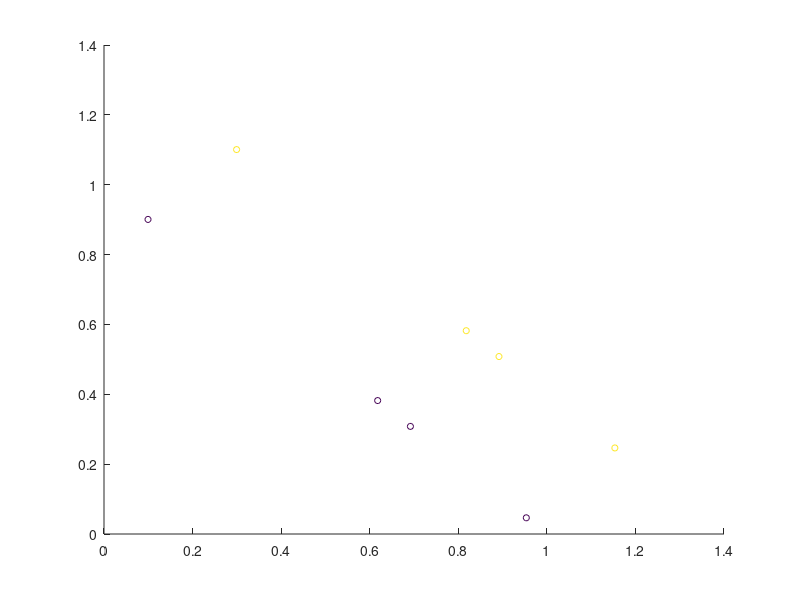

This figure's MATLAB source: (Note: this script raises an error after producing the figure.)
% This script is a demo showing some simple decoding on toy data.
% The toy data are simple matlab matrices and no "real" fMRI or EEG data.

clear all

%% TEMP: To test set
cfg.results.setwise = 1;


%% Generate the toy data
% define number of "runs" and center means
nruns = 4; % lets simulate we have n runs
set1.mean = [0 0];
set2.mean = [.2 .2]; % should have the same dim as set1, otherwise it wont work (and would not make sense, either)

% generate the data

% two shifted lines
x = rand(nruns, 1);
data1 = [x, x.*(-1) + 1];
data2 = data1 + repmat(set2.mean, nruns, 1);

% uniform
% data1 = rand(nruns, length(set1.mean)) + repmat(set1.mean, nruns, 1);
% data2 = rand(nruns, length(set2.mean)) + repmat(set2.mean, nruns, 1);

% put all together in a data matrix
data = [data1; data2]; 

%% add data description
% save the labels
cfg.files.label(1:nruns) = 1;
cfg.files.label(nruns+1:nruns+nruns) = 2;
% save the run number
cfg.files.step(1:nruns) = 1:nruns;
cfg.files.step(nruns+1:nruns+nruns) = 1:nruns;
% save a description
for ifile = 1:length(cfg.files.label)
    cfg.files.name(ifile) = {sprintf('class%i_run%i', cfg.files.label(ifile), cfg.files.step(ifile))};
end
% add an empty mask file
cfg.files.mask = '';

%% plot the data (if 2d)
if size(data, 2) == 2
    scatter(data(:, 1), data(:, 2), 20, cfg.files.label);
end

%% Prepare data for passing
passed_data.data = data;
passed_data.mask_index = 1:size(data, 2); % use all voxels
passed_data.files = cfg.files;
passed_data.hdr = ''; % we don't need a header, because we don't write img-files as output (but mat-files)
passed_data.dim = [length(set1.mean), 1, 1]; % add dimension information of the original data
% passed_data.voxelsize = [1 1 1];


%% Add defaults for the remaining parameters that we did not specify
cfg = decoding_defaults(cfg);

% Set the analysis that should be performed (here we only want to do 1
% decoding)
cfg.analysis = 'wholebrain';
% cfg.analysis = 'searchlight';
cfg.results.output = {'accuracy', 'binomial_probability', 'model_parameters', 'primal_SVM_weights'};
% Set the output directory where data will be saved
cfg.results.dir = fullfile(pwd, 'toyresults');

cfg.verbose = 2; % you want all information to be printed on screen

%% Nothing needs to be changed below for a standard leave-one-run out cross
% validation analysis.

% Create s leave-one-run-out cross validation design:
cfg.design = make_design_cv(cfg); 
%% add a not working design
cfg.design.train(:, 5) = [ones(4,1); zeros(4,1)];
cfg.design.test(:, 5) = [zeros(4,1); ones(4,1)];
cfg.design.label(:, 5) = [1 1 2 2 1 1 2 2]';

cfg.design.set = [1 1 1 1 2];

print_design(cfg);


%% Play around with the decoding parameters

% Parameters for libsvm (from their webpage):
% -s svm_type : set type of SVM (default 0)
% 	0 -- C-SVC
% 	1 -- nu-SVC
% 	2 -- one-class SVM
% 	3 -- epsilon-SVR
% 	4 -- nu-SVR
% -t kernel_type : set type of kernel function (default 2)
% 	0 -- linear: u'*v
% 	1 -- polynomial: (gamma*u'*v + coef0)^degree
% 	2 -- radial basis function: exp(-gamma*|u-v|^2)
% 	3 -- sigmoid: tanh(gamma*u'*v + coef0)
% -d degree : set degree in kernel function (default 3)
% -g gamma : set gamma in kernel function (default 1/num_features)
% -r coef0 : set coef0 in kernel function (default 0)
% -c cost : set the parameter C of C-SVC, epsilon-SVR, and nu-SVR (default 1)
% -n nu : set the parameter nu of nu-SVC, one-class SVM, and nu-SVR (default 0.5)
% -p epsilon : set the epsilon in loss function of epsilon-SVR (default 0.1)
% -m cachesize : set cache memory size in MB (default 100)
% -e epsilon : set tolerance of termination criterion (default 0.001)
% -h shrinking: whether to use the shrinking heuristics, 0 or 1 (default 1)
% -b probability_estimates: whether to train a SVC or SVR model for probability estimates, 0 or 1 (default 0)
% -wi weight: set the parameter C of class i to weight*C, for C-SVC (default 1)
% 
% The k in the -g option means the number of attributes in the input data.

% default: cost = 1
% cfg.decoding.train.classification.model_parameters = '-s 0 -t 0 -c 1 -b 0';

% very high costs: points lie on the boundary
cfg.decoding.train.classification.model_parameters = '-s 0 -t 0 -c 1000 -b 0';

% very low costs: points lie far away from the boundary
% cfg.decoding.train.classification.model_parameters = '-s 0 -t 0 -c 0.01 -b 0';



%% Run decoding
[results, cfg] = decoding(cfg, passed_data)

%% Print decision boundary in figure
% get first weights
weights = results.primal_SVM_weights.output(1).weights{1}; % [w0 (bias), w1, w2]
w = weights.w; w0 = weights.b;
% change 0 = w'x + w0 (where x: xy) in y = ax + b to easier plot the result

a = -w(1)/w(2);
b = -w0/w(2);

% plot function
x = [0, 1];
y = a*x + b;
hold all
plot(x, y);

% upper boundary
b_up = -(w0+1)/w(2);
y = a*x + b_up;
plot(x, y);

% lower boundary
b_lo = -(w0-1)/w(2);
y = a*x + b_lo;
plot(x, y);

hold off

%% predict some values (just for fun)
[predicted, acc, decision_values] = svmpredict(0,[0, 2.867],weights.model,cfg.decoding.test.classification.model_parameters);
